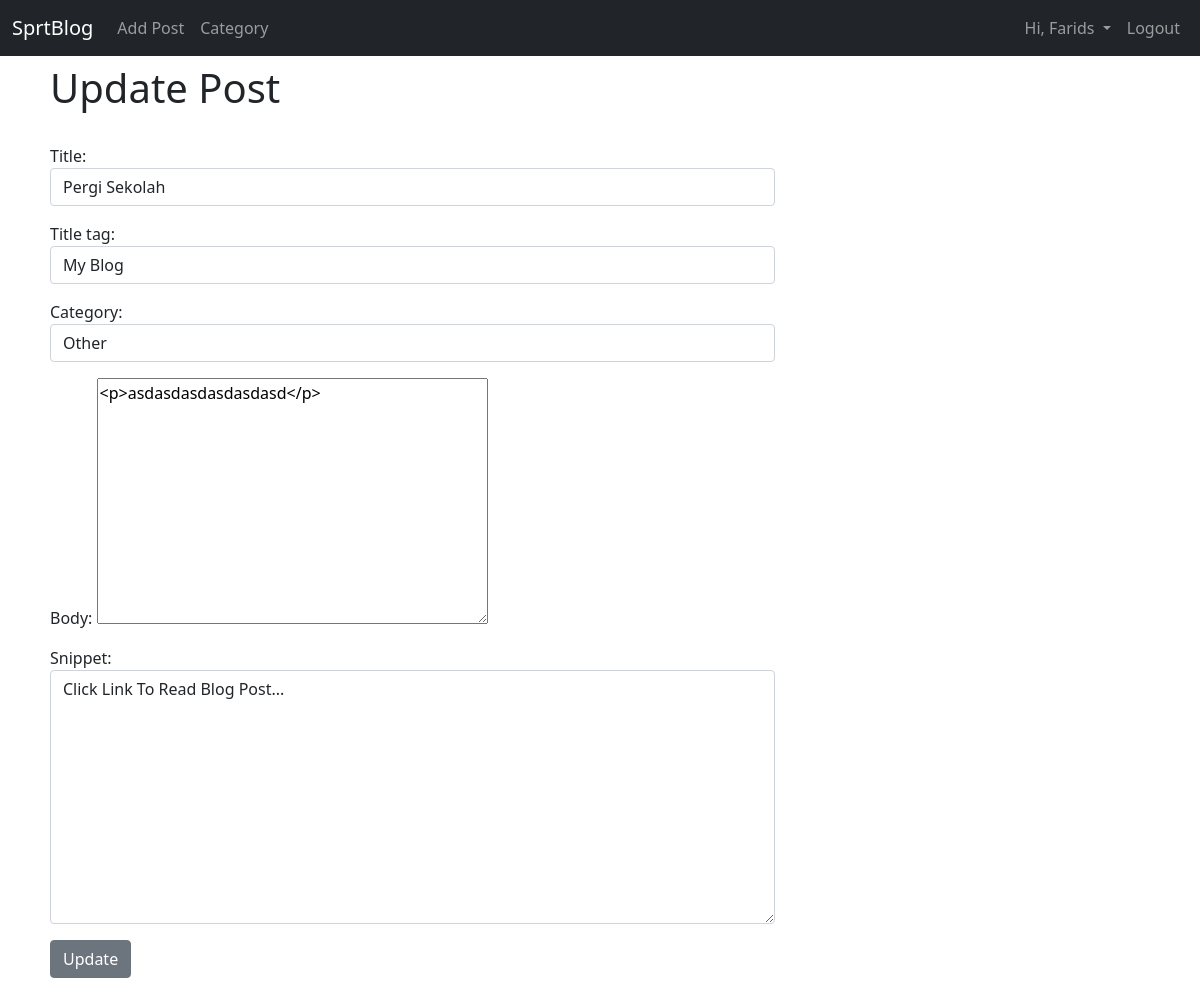
Screenshot of /article/edit/21 (signed in) with the database file from the repository.
### theblog/models.py (models this page shows, shortened)
class Post(models.Model):
    title = models.CharField(max_length=255)
    header_image = models.ImageField(null=True,blank=True, upload_to='images/')
    title_tag = models.CharField(max_length=255, default="My Blog")
    author = models.ForeignKey(User, on_delete=models.CASCADE)
    body = HTMLField(blank=True, null=True)
    post_date = models.DateField(auto_now_add=True)
    category = models.CharField(max_length=255, default='other')
    snippet = models.CharField(max_length=255, default='Click Link To Read Blog Post...')
    likes = models.ManyToManyField(User, related_name='blog_post')

### theblog/views.py (the view)
# urls.py: path('article/edit/<int:pk>', UpdatePostView.as_view(), name='update_post'),
class UpdatePostView(UpdateView):
    model = Post
    form_class = UpdatePostForm
    template_name ='update_post.html'

### theblog/forms.py
class UpdatePostForm(forms.ModelForm):
    class Meta:
        model = Post
        fields = ('title','title_tag','category','body','snippet')
        widgets = {
            'title' : forms.TextInput(attrs={'class': 'form-control', 'placeholder':'Title Here'}),
            'title_tag' : forms.TextInput(attrs={'class': 'form-control'}),
            'category' : forms.Select(choices=choice,attrs={'class': 'form-control'}),
            'body' : forms.Textarea(attrs={'id':'full-featured-non-premium'}),
            'snippet' : forms.Textarea(attrs={'class': 'form-control'}),
        }

### theblog/templates/update_post.html (shortened to what this page needs)
{% extends "base.html" %}
{% load static %}
{% block content %}
{% if user.is_authenticated %}
    {% if user.id == post.author.id %}
        <h1>Update Post</h1>
        <br>
        <div class="mb-3">
            <form method="POST">
                    {{ form.as_p }}
                <button type="" class="btn btn-secondary">Update</button>
            </form>
        </div>
    {% else %}
        Who Are You ???
    {% endif %}
{% else %}
Who Are You ???
{% endif %}
{% endblock %}

### theblog/templates/base.html (shortened to what this page needs)
<!doctype html>
<html lang="en">
  <head>
    <link href="https://cdn.jsdelivr.net/npm/bootstrap@5.0.1/dist/css/bootstrap.min.css" rel="stylesheet">
    <link href="//netdna.bootstrapcdn.com/font-awesome/3.2.1/css/font-awesome.css" rel="stylesheet">
    <link rel="stylesheet" href="https://maxcdn.bootstrapcdn.com/font-awesome/4.4.0/css/font-awesome.min.css">
  </head>
  <body>
    <nav class="navbar navbar-expand-lg navbar-dark fixed-top bg-dark">
        <div class="container-fluid">
          <a class="navbar-brand" href="{% url 'home' %}">SprtBlog</a>
          <div class="collapse navbar-collapse" id="navbarSupportedContent">
            <ul class="navbar-nav me-auto mb-2 mb-lg-0">
              {% if user.is_authenticated %}
                <li class="nav-item">
                  <a class="nav-link" href="{% url 'add_post' %}">Add Post</a>
                </li>
                {% if cat_menu %}
                  <li class="nav-item dropdown">
                    <a class="nav-link dropdown-toggle" href="#" id="navbarDropdown" role="button" data-bs-toggle="dropdown" aria-expanded="false">
                      Category
                    </a>
                    <ul class="dropdown-menu" aria-labelledby="navbarDropdown">
                      {% for item in cat_menu %}
                        <a class="dropdown-item" href="{% url 'category' item|slugify %}">{{ item }}</a>
                      {% endfor %}
                    </ul>
                  </li>
                {% else %}
                <li class="nav-item">
                  <a class="nav-link" href="{% url 'category_list' %}">Category</a>
                </li>
                {% endif %}
              </ul>
                <ul class="navbar-nav ml-auto">
                  <li class="nav-item dropdown">
                    <a class="nav-link dropdown-toggle" href="#" id="navbarDropdown" role="button" data-bs-toggle="dropdown" aria-expanded="false">
                      Hi, {{ user.first_name }}
                    </a>
                  </li>
                  <li class="nav-item">
                    <a class="nav-link" href="{% url 'logout' %}">Logout</a>
                  </li>
                </ul>
              {% endif %}
          </div>
        </div>
      </nav>
      <br/>
    <div class='container-fluid' style="padding: 20px;">
      <div class="container" style="padding: 20px;">
        <div class="row">
          <div class="col-8">
            {% block content %}
            {% endblock %}
          </div>
          <div class="col-4">
          </div>
        </div>
      </div>
    </div>
  </body>
</html>

### rows the page displays
Post: title "Pergi Sekolah", title_tag "My Blog", category "Other", body "<p>asdasdasdasdasdasd</p>", snippet "Click Link To Read Blog Post..."

### other values shown
{{ user.first_name }} "Farids"
